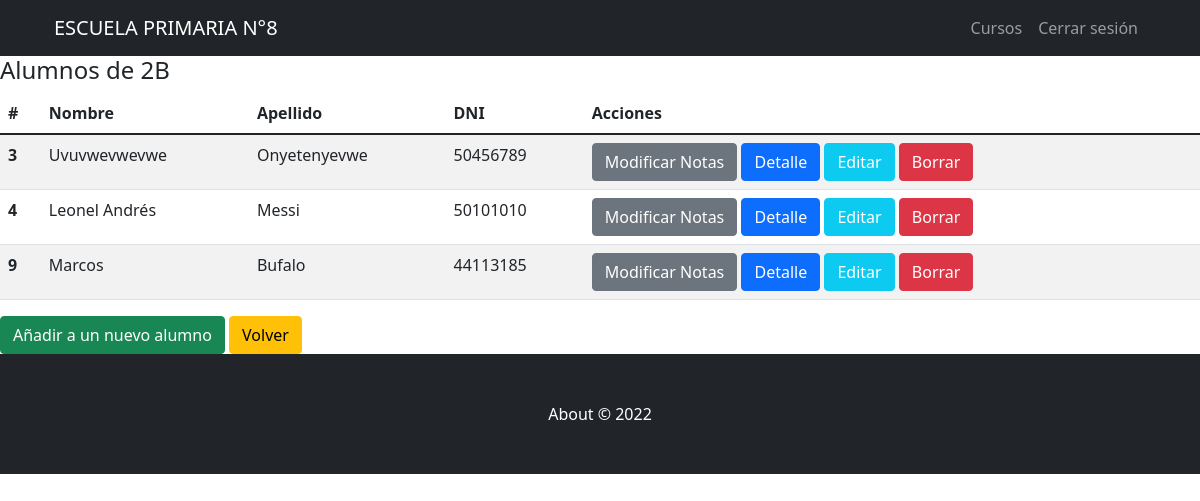
Page /AppZero/curso/2B (signed in) on the committed database.
### AppZero/models.py (models this page shows, shortened)
class Alumno(models.Model):
    nombre=models.CharField(max_length=40)
    apellido=models.CharField(max_length=40)
    DNI = models.IntegerField()
    direccion=models.CharField(max_length=60, blank=True, null=True)
    telefono=models.IntegerField(blank=True, null=True)
    email=models.EmailField(blank=True, null=True)
    calificaciones = models.OneToOneField('Calificacion', null=True, on_delete=models.CASCADE, related_name='+' )
    curso = models.ForeignKey(Curso, on_delete=models.CASCADE)

### Usuarios/decorators.py (the view)
        def wrapper_func(request, *args, **kwargs):
            if (request.user.userprofile.cargo in cargo_permitido) or (request.user.userprofile.cargo == 'Director'):
                return view_func(request, *args, **kwargs)
            else:
                return redirect('Inicio')

### AppZero/Templates/AppZero/Cursos/viewcursos.html
{% extends "AppZero/padre.html" %}
{% load static %}
{% block contenidoAdicional %}
<h4>Alumnos de {{curso}}</h4>
<table class="table table-striped">
    <thead>
      <tr>
        <th scope="col">#</th>
        <th scope="col">Nombre</th>
        <th scope="col">Apellido</th>
        <th scope="col">DNI</th>
        <th scope="col">Acciones</th>
      </tr>
    </thead>
    <tbody>
    {% for alumno in alumnos %}
      <tr>
        <th scope="row">{{alumno.id}}</th>
        <td>{{alumno.nombre}}</td>
        <td>{{alumno.apellido}}</td>
        <td>{{alumno.DNI}}</td>
        <td>
        <a class="btn btn-secondary" href="{% url 'VerNotas' alumno.id %}">Modificar Notas</a>
        {% if request.user.userprofile.cargo == 'Preceptor' or request.user.userprofile.cargo == 'Director' %}
        <a class="btn btn-primary" href="{% url 'AlumnosDetail' alumno.id %}">Detalle</a>
        <a class="btn btn-info text-white" href="{% url 'AlumnosUpdate' alumno.id %}">Editar</a>
        <a class="btn btn-danger" href="{% url 'AlumnosDelete' alumno.id %}">Borrar</a>
        {% endif %}
        </td>
      </tr>
    {% endfor %}
    </tbody>
  </table>
  {% if request.user.userprofile.cargo == 'Preceptor' or request.user.userprofile.cargo == 'Director' %}
  <a class="btn btn-success" href="{% url 'AlumnosCreate' %}">Añadir a un nuevo alumno</a>
  {% endif %}
  <a class="btn btn-warning" href="javascript:history.back()">Volver</a>
{% endblock %}

### rows in the picture
Alumno: id "3", nombre "Uvuvwevwevwe", apellido "Onyetenyevwe", DNI "50456789"
Alumno: id "4", nombre "Leonel Andrés", apellido "Messi", DNI "50101010"
Alumno: id "9", nombre "Marcos", apellido "Bufalo", DNI "44113185"

### other values in the picture
{{ curso }} "2B"
